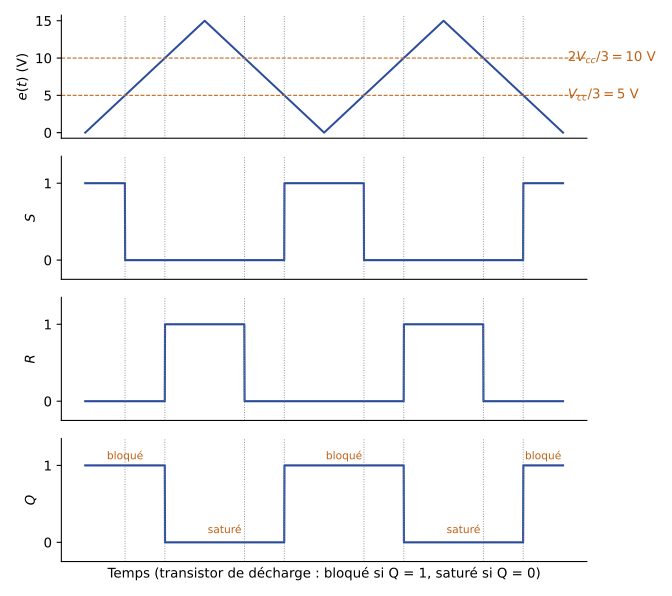

Here is the Python script that generated this plot:
"""EANA1, partiel 2013-2014, ex. III q. 1 — LM555, pattes 6 et 2 reliées, e(t) triangulaire
entre 0 et 15 V. Reconstruite (Claude) : seuils Vcc/3 = 5 V (comparateur S) et
2Vcc/3 = 10 V (comparateur R), Vcc = 15 V ; période du triangle arbitraire."""
import numpy as np
import matplotlib
matplotlib.use("Agg")
import matplotlib.pyplot as plt
plt.rcParams.update({"font.family": "sans-serif", "font.size": 10, "svg.fonttype": "none"})

t = np.linspace(0, 2, 2001)
e = 15 * np.where((t % 1) < 0.5, 2 * (t % 1), 2 - 2 * (t % 1))
S = (e < 5).astype(float)
R = (e > 10).astype(float)
Q = np.zeros_like(t); q = 1.0
for k in range(len(t)):
    if S[k]: q = 1.0
    if R[k]: q = 0.0
    Q[k] = q
fig, axs = plt.subplots(4, 1, figsize=(7, 6.2), sharex=True)
axs[0].plot(t, e, color="#2B4C9B")
for s, nom in ((5, "$V_{cc}/3 = 5$ V"), (10, "$2V_{cc}/3 = 10$ V")):
    axs[0].axhline(s, color="#BF6014", ls="--", lw=0.8)
    axs[0].text(2.02, s, nom, color="#BF6014", va="center")
axs[0].set_ylabel("$e(t)$ (V)"); axs[0].set_yticks([0, 5, 10, 15])
for ax, y, nom in ((axs[1], S, "$S$"), (axs[2], R, "$R$"), (axs[3], Q, "$Q$")):
    ax.plot(t, y, color="#2B4C9B", lw=1.6); ax.set_ylim(-0.25, 1.35)
    ax.set_yticks([0, 1]); ax.set_ylabel(nom)
for x in (1/3, 2/3, 1 + 1/3, 1 + 2/3, 1/6, 5/6, 1 + 1/6, 1 + 5/6):
    for ax in axs:
        ax.axvline(x, color="#7E889B", ls=":", lw=0.7)
for a, b in ((0, 1/3), (5/6, 1 + 1/3), (1 + 5/6, 2)):
    axs[3].text((a + b) / 2, 1.08, "bloqué", ha="center", fontsize=8, color="#BF6014")
for a, b in ((1/3, 5/6), (1 + 1/3, 1 + 5/6)):
    axs[3].text((a + b) / 2, 0.12, "saturé", ha="center", fontsize=8, color="#BF6014")
for ax in axs:
    ax.spines[["top", "right"]].set_visible(False)
axs[3].set_xticks([]); axs[3].set_xlabel("Temps (transistor de décharge : bloqué si Q = 1, saturé si Q = 0)")
fig.tight_layout()
fig.savefig("ann1314-555-comparateurs.svg")
